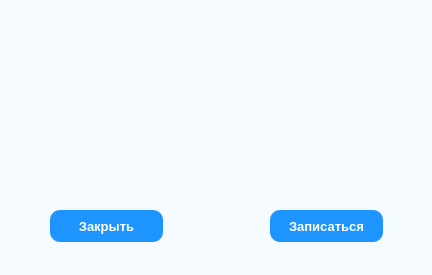
<?xml version="1.0" encoding="UTF-8"?>
<ui version="4.0">
 <class>Dialog</class>
 <widget class="QDialog" name="Dialog">
  <property name="geometry">
   <rect>
    <x>0</x>
    <y>0</y>
    <width>432</width>
    <height>275</height>
   </rect>
  </property>
  <property name="windowTitle">
   <string>Детали расписания</string>
  </property>
  <property name="styleSheet">
   <string notr="true">QDialog {
	background: #F5FaFE;
}

QLabel {
	font-weight: bold;
	font-size: 15px;
}

QPushButton {
	border-radius: 10px;
	background: #1E95FE;
	color: white;
	font-weight: bold;
	font-size: 13px;
}

QLineEdit {
	border: 1px solid black;
	border-radius: 10px;
	padding: 0px 8px;
}</string>
  </property>
  <widget class="QPushButton" name="closeBtn">
   <property name="geometry">
    <rect>
     <x>50</x>
     <y>210</y>
     <width>113</width>
     <height>32</height>
    </rect>
   </property>
   <property name="text">
    <string>Закрыть</string>
   </property>
  </widget>
  <widget class="QPushButton" name="recordBtn">
   <property name="geometry">
    <rect>
     <x>270</x>
     <y>210</y>
     <width>113</width>
     <height>32</height>
    </rect>
   </property>
   <property name="text">
    <string>Записаться</string>
   </property>
  </widget>
 </widget>
 <resources/>
 <connections/>
</ui>
